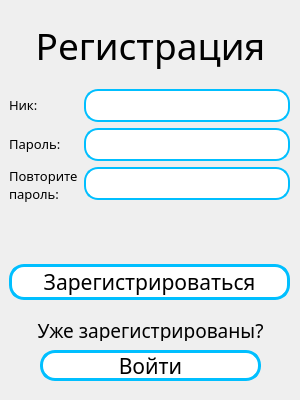
<?xml version="1.0" encoding="UTF-8"?>
<ui version="4.0">
 <class>MainWindow</class>
 <widget class="QMainWindow" name="MainWindow">
  <property name="geometry">
   <rect>
    <x>0</x>
    <y>0</y>
    <width>300</width>
    <height>400</height>
   </rect>
  </property>
  <property name="minimumSize">
   <size>
    <width>300</width>
    <height>400</height>
   </size>
  </property>
  <property name="font">
   <font>
    <family>Segoe UI Black</family>
   </font>
  </property>
  <property name="windowTitle">
   <string>MainWindow</string>
  </property>
  <widget class="QWidget" name="centralwidget">
   <widget class="QLabel" name="label">
    <property name="geometry">
     <rect>
      <x>20</x>
      <y>10</y>
      <width>261</width>
      <height>71</height>
     </rect>
    </property>
    <property name="font">
     <font>
      <pointsize>28</pointsize>
     </font>
    </property>
    <property name="text">
     <string>Регистрация</string>
    </property>
    <property name="alignment">
     <set>Qt::AlignCenter</set>
    </property>
   </widget>
   <widget class="QWidget" name="verticalLayoutWidget">
    <property name="geometry">
     <rect>
      <x>9</x>
      <y>89</y>
      <width>281</width>
      <height>211</height>
     </rect>
    </property>
    <layout class="QVBoxLayout" name="verticalLayout">
     <item>
      <layout class="QFormLayout" name="formLayout">
       <item row="0" column="0">
        <widget class="QLabel" name="label_2">
         <property name="font">
          <font>
           <pointsize>10</pointsize>
          </font>
         </property>
         <property name="text">
          <string>Ник:</string>
         </property>
        </widget>
       </item>
       <item row="0" column="1">
        <widget class="QLineEdit" name="nickname">
         <property name="font">
          <font>
           <pointsize>14</pointsize>
          </font>
         </property>
         <property name="styleSheet">
          <string notr="true">background-color: white;
border: 2px solid #00BFFF;
border-radius: 14px;</string>
         </property>
         <property name="maxLength">
          <number>20</number>
         </property>
        </widget>
       </item>
       <item row="1" column="0">
        <widget class="QLabel" name="label_3">
         <property name="font">
          <font>
           <pointsize>10</pointsize>
          </font>
         </property>
         <property name="text">
          <string>Пароль:</string>
         </property>
        </widget>
       </item>
       <item row="1" column="1">
        <widget class="QLineEdit" name="password">
         <property name="font">
          <font>
           <pointsize>14</pointsize>
          </font>
         </property>
         <property name="styleSheet">
          <string notr="true">background-color: white;
border: 2px solid #00BFFF;
border-radius: 14px;</string>
         </property>
         <property name="maxLength">
          <number>20</number>
         </property>
         <property name="echoMode">
          <enum>QLineEdit::Password</enum>
         </property>
        </widget>
       </item>
       <item row="2" column="1">
        <widget class="QLineEdit" name="verify_pw">
         <property name="font">
          <font>
           <pointsize>14</pointsize>
          </font>
         </property>
         <property name="styleSheet">
          <string notr="true">background-color: white;
border: 2px solid #00BFFF;
border-radius: 14px;</string>
         </property>
         <property name="maxLength">
          <number>20</number>
         </property>
         <property name="echoMode">
          <enum>QLineEdit::Password</enum>
         </property>
        </widget>
       </item>
       <item row="2" column="0">
        <widget class="QLabel" name="label_4">
         <property name="maximumSize">
          <size>
           <width>100</width>
           <height>16777215</height>
          </size>
         </property>
         <property name="font">
          <font>
           <pointsize>10</pointsize>
          </font>
         </property>
         <property name="text">
          <string>Повторите пароль:</string>
         </property>
         <property name="wordWrap">
          <bool>true</bool>
         </property>
        </widget>
       </item>
      </layout>
     </item>
     <item>
      <widget class="QLabel" name="error">
       <property name="font">
        <font>
         <pointsize>14</pointsize>
        </font>
       </property>
       <property name="text">
        <string/>
       </property>
       <property name="alignment">
        <set>Qt::AlignCenter</set>
       </property>
       <property name="wordWrap">
        <bool>true</bool>
       </property>
      </widget>
     </item>
     <item>
      <widget class="QPushButton" name="reg_btn">
       <property name="font">
        <font>
         <family>Segoe UI Black</family>
         <pointsize>16</pointsize>
        </font>
       </property>
       <property name="styleSheet">
        <string notr="true">background-color: white;
border: 3px solid #00BFFF;
border-radius: 15px;</string>
       </property>
       <property name="text">
        <string>Зарегистрироваться</string>
       </property>
      </widget>
     </item>
    </layout>
   </widget>
   <widget class="QPushButton" name="login_btn">
    <property name="geometry">
     <rect>
      <x>40</x>
      <y>350</y>
      <width>221</width>
      <height>31</height>
     </rect>
    </property>
    <property name="font">
     <font>
      <family>Segoe UI Black</family>
      <pointsize>16</pointsize>
     </font>
    </property>
    <property name="styleSheet">
     <string notr="true">background-color: white;
border: 3px solid #00BFFF;
border-radius: 15px;</string>
    </property>
    <property name="text">
     <string>Войти</string>
    </property>
   </widget>
   <widget class="QLabel" name="label_5">
    <property name="geometry">
     <rect>
      <x>20</x>
      <y>320</y>
      <width>261</width>
      <height>21</height>
     </rect>
    </property>
    <property name="font">
     <font>
      <pointsize>14</pointsize>
     </font>
    </property>
    <property name="text">
     <string>Уже зарегистрированы?</string>
    </property>
    <property name="alignment">
     <set>Qt::AlignCenter</set>
    </property>
   </widget>
  </widget>
 </widget>
 <resources/>
 <connections/>
</ui>
